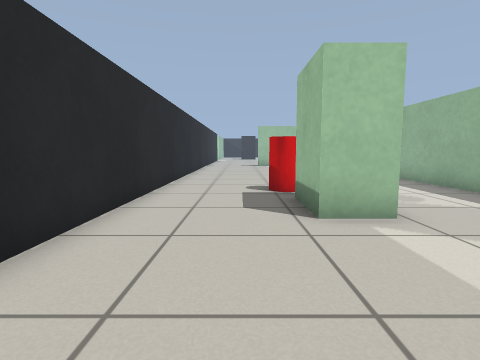
[1] (above)

12 first-person views from a walk through a Gazebo world. The camera is 0.61 m above the floor, tilts 6° down and sees 80° across. The floor is counted in squares, 0.5 m on a side. Each view is taken from the middle of a square. On the plan, view 1 faces up. The plan holds only what a view shows up to about 13 squares ahead; the rest is blank. The place goes on beyond the plan.

[2]
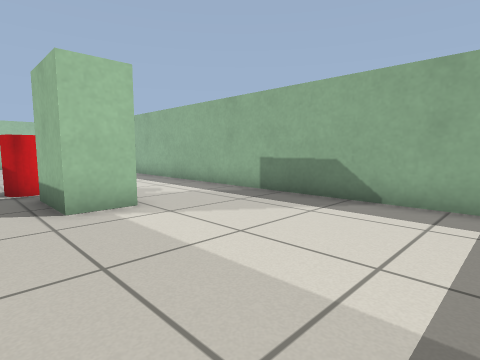

[3]
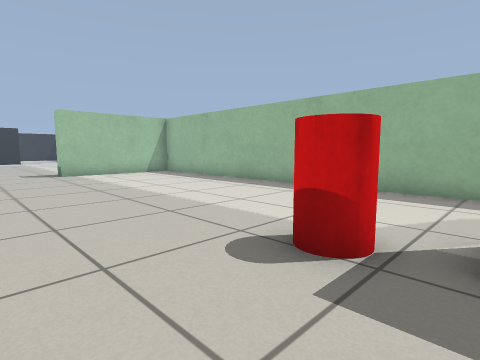

[4]
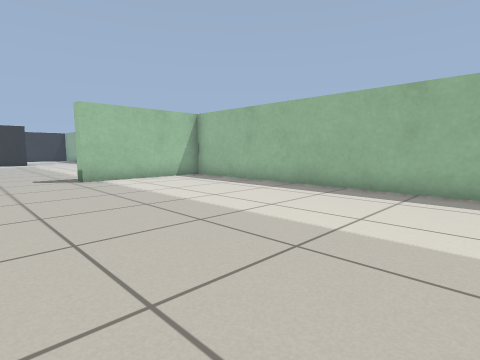

[5]
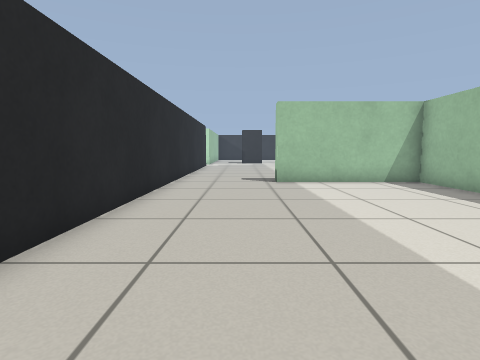

[6]
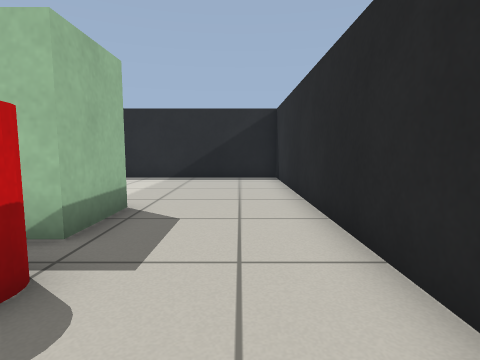

[7]
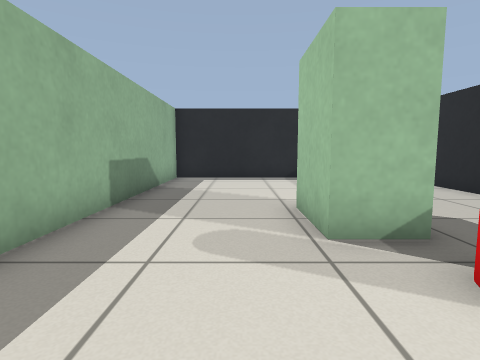

[8]
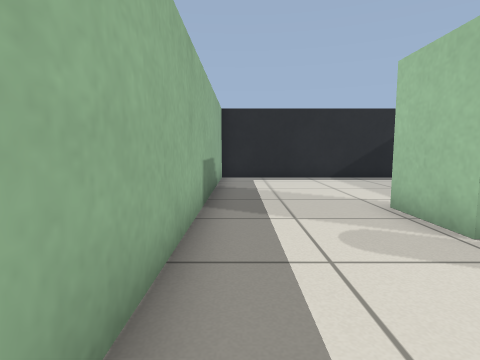

[9]
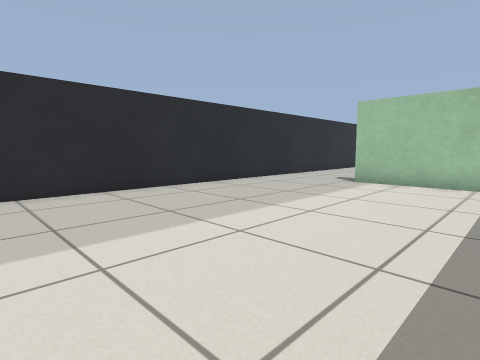

[10]
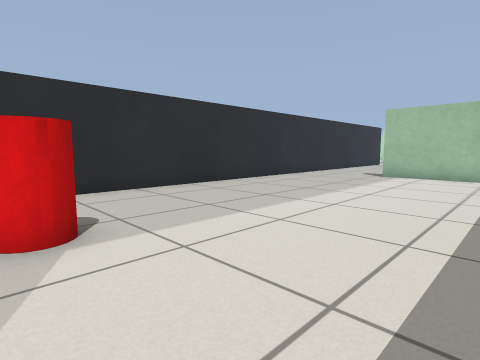

[11]
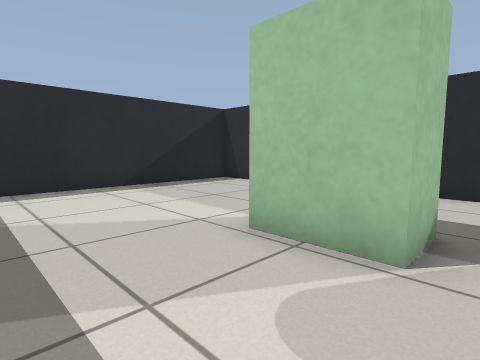

[12]
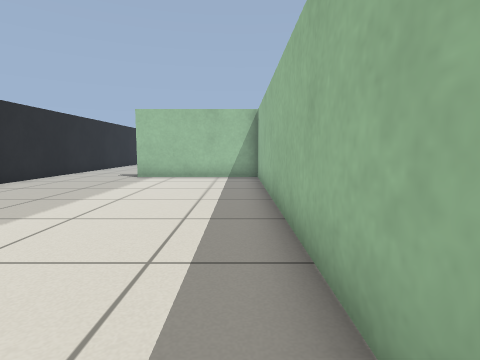

### Floor plan
Points are (right, up) in squares from view 1. A wall is a line through its corners. A room is listed if a view was taken in it or the views show most of it. See-through windows are left out.
Room 1 (views 1, 2)
walls: (2.8, 5) (1.4, 5); (-2.6, 3.6) (-2.6, -1.6) (6.8, -1.6) (6.8, 3.4)
ways out: opening at (-1, 4.3) to room 2; opening at (5, 4.3) to room 2
Room 2 (views 3, 4, 5, 6, 7, 8, 9, 10, 11, 12)
walls: (1.4, 5) (1.4, 7.2) (2.8, 7.2) (2.8, 5); (-2.6, 22.5) (-2.6, 3.6); (6.8, 3.4) (6.8, 21.8) (1.4, 21.8) (1.4, 22.5)
ways out: opening at (-1, 4.3) to room 1; opening at (5, 4.3) to room 1
objects: red cylinder (1, 8) to (2, 9)

Where each view was taken, in squares from view 1:
view 1: 0 up, 0 right, facing up
view 2: 1 down, 0 right, facing up-right
view 3: 7 up, 2 left, facing up-right
view 4: 10 up, 2 left, facing up-right
view 5: 11 up, 0 right, facing up
view 6: 11 up, 1 left, facing down
view 7: 11 up, 4 right, facing down
view 8: 11 up, 6 right, facing down
view 9: 11 up, 6 right, facing up-left
view 10: 8 up, 6 right, facing up-left
view 11: 8 up, 6 right, facing down-left
view 12: 9 up, 6 right, facing up
